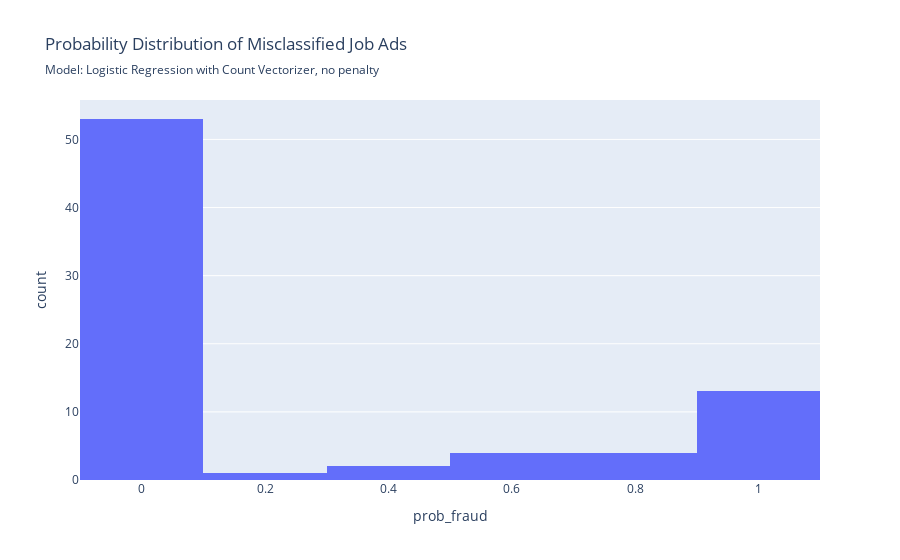

Notebook source saved alongside this figure:
### Code cell
evaluate_model(model_log, X_test, y_test, fig_subtitle= 'Model: Logistic Regression with Count Vectorizer, no penalty', short_name='log')

### Figure 1 — Plotly figure (JSON) as saved in the notebook; plotly's stock layout.template omitted (floating-point values rounded to 4 significant figures)
{"data": [{"bingroup": "x", "hovertemplate": "prob_fraud=%{x}<br>count=%{y}<extra></extra>", "legendgroup": "", "marker": {"color": "#636efa", "pattern": {"shape": ""}}, "name": "", "orientation": "v", "showlegend": false, "type": "histogram", "x": [1.163e-30, 0.03488, 0.01685, 6.245e-10, 1.873e-17, 1.048e-10, 6.181e-12, 0.9927, 9.002e-37, 0.9911, 3.009e-14, 0.04282, 0.05743, 6.181e-12, 0.5198, 1.097e-11, 6.055e-07, 0.1945, 7.713e-12, 0.9923, 1.95e-05, 0.9973, 1.0, 0.003592, 9.664e-08, 7.674e-06, 3.253e-14, 0.02797, 3.63e-14, 0.8954, 2.159e-07, 1.282e-28, 7.039e-10, 1.0, 1.724e-09, 2.643e-10, 1.0, 6.546e-11, 1.889e-06, 0.04532, 4.385e-11, 4.818e-15, 0.06429, 0.7898, 0.5119, 0.7799, 0.0004154, 0.7782, 2.926e-10, 3.357e-05, 1.0, 1.525e-11, 0.01014, 0.04272, 0.4732, 1.407e-07, 0.9018, 0.006864, 1.0, 1.949e-36, 4.243e-13, 1.754e-09, 0.0003112, 2.148e-05, 0.6949, 0.9942, 2.422e-18, 0.01685, 2.751e-09, 9.32e-18, 9.491e-15, 5.767e-07, 0.5628, 0.9285, 0.03433, 0.3162, 0.9851], "xaxis": "x", "yaxis": "y"}], "layout": {"barmode": "relative", "legend": {"tracegroupgap": 0}, "title": {"subtitle": {"text": "Model: Logistic Regression with Count Vectorizer, no penalty"}, "text": "Probability Distribution of Misclassified Job Ads"}, "xaxis": {"anchor": "y", "domain": [0, 1], "title": {"text": "prob_fraud"}}, "yaxis": {"anchor": "x", "domain": [0, 1], "title": {"text": "count"}}}}
